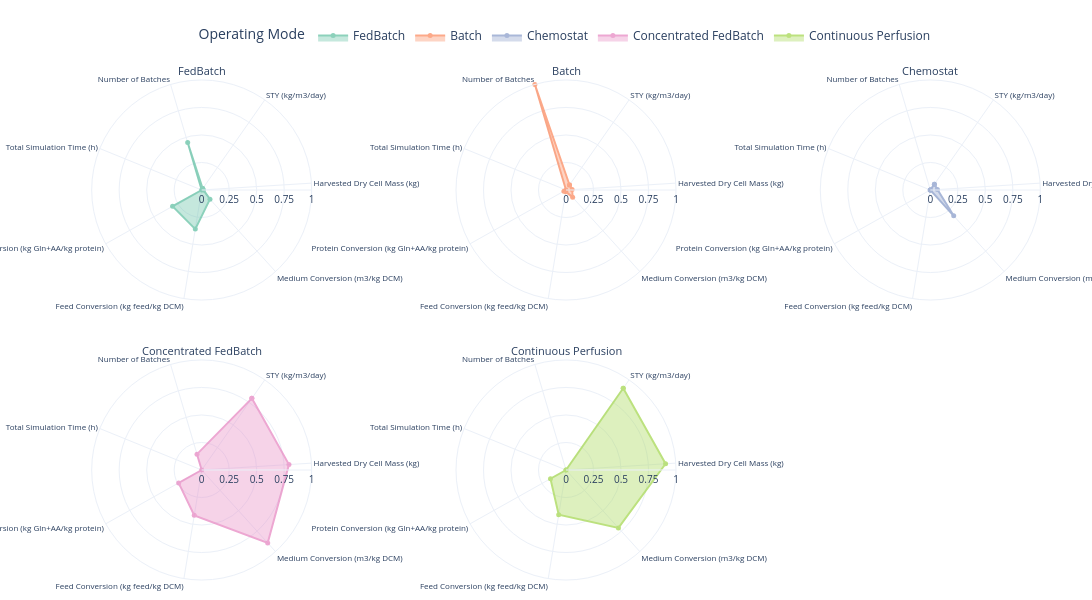

The notebook cell saved with this chart:
### Markdown cell above
### 4.4 Operating-mode radar charts

Normalised KPI profiles are averaged within each operating mode for display.

### Code cell
# Spider/radar charts of normalised KPI performance profiles per operating mode
import math
import plotly.graph_objects as go
from plotly.subplots import make_subplots

if "plot_data_ordered" not in globals() or "plot_cols" not in globals() or not plot_cols:
    raise ValueError("Run the shared plotting data initialization and KPI plotting cells first.")

# Use the same ordered data used by all figures, then normalize KPI columns to [0, 1]
radar_source = plot_data_ordered[["mode"] + plot_cols].copy()
radar_vals = radar_source[plot_cols].astype(float)
radar_norm = (radar_vals - radar_vals.min()) / (radar_vals.max() - radar_vals.min()).replace(0, 1)
radar_source_norm = pd.concat([radar_source[["mode"]], radar_norm], axis=1)

# Aggregate normalized performance per operating mode (mean over runs per mode)
mode_profiles = radar_source_norm.groupby("mode", as_index=True)[plot_cols].mean()

# Keep mode and color conventions consistent with other figures
modes = [m for m in mode_order if m in mode_profiles.index]
categories = [KPI_LABELS_MAIN.get(c, c) for c in plot_cols]

# Build one spider chart per operating mode
n_modes = len(modes)
n_cols = 3
n_rows = math.ceil(n_modes / n_cols)

fig_spider = make_subplots(
    rows=n_rows,
    cols=n_cols,
    specs=[[{"type": "polar"} for _ in range(n_cols)] for _ in range(n_rows)],
    subplot_titles=modes,
    horizontal_spacing=0.08,
    vertical_spacing=0.12,
 )

for i, mode in enumerate(modes):
    r = mode_profiles.loc[mode, plot_cols].tolist()
    r_closed = r + [r[0]]
    theta_closed = categories + [categories[0]]

    row = (i // n_cols) + 1
    col = (i % n_cols) + 1

    fig_spider.add_trace(
        go.Scatterpolar(
            r=r_closed,
            theta=theta_closed,
            mode="lines+markers",
            fill="toself",
            name=mode,
            line=dict(color=mode_colors.get(mode, "#1f77b4"), width=2),
            marker=dict(size=5),
            opacity=0.75,
            showlegend=True,
        ),
        row=row,
        col=col,
    )

# Apply common radial axis settings to all polar subplots
for i in range(1, n_rows * n_cols + 1):
    polar_key = "polar" if i == 1 else f"polar{i}"
    fig_spider.update_layout(
        **{
            polar_key: dict(
                radialaxis=dict(
                    range=[0, 1],
                    tickmode="array",
                    tickvals=[0.0, 0.25, 0.5, 0.75, 1.0],
                    tickfont=dict(size=10),
                ),
                angularaxis=dict(
                    direction="clockwise",
                    rotation=55,
                    tickfont=dict(size=8),
                ),
            )
        }
    )

# Make subplot titles slightly smaller to avoid overlap
for ann in fig_spider.layout.annotations:
    ann.font.size = 11

fig_spider.update_layout(
    # title=dict(
    #     text=f"{CAMPAIGN_LABEL} - Spider Charts of Normalised KPI Performance",
    #     x=0.5,
    #     xanchor="center",
    #     y=0.995,
    #     yanchor="top",
    # ),
    height=max(520, 300 * n_rows),
    width=1450,
    legend_title_text="Operating Mode",
    legend=dict(
        orientation="h",
        yanchor="bottom",
        y=1.06,
        xanchor="center",
        x=0.5,
    ),
    margin=dict(l=60, r=20, t=80, b=20),
    template="plotly_white",
)

fig_spider.show()

### Figure 1 — Plotly figure (JSON) as saved in the notebook; plotly's stock layout.template omitted (floating-point values rounded to 4 significant figures)
{"data": [{"fill": "toself", "line": {"color": "rgb(102,194,165)", "width": 2}, "marker": {"size": 5}, "mode": "lines+markers", "name": "FedBatch", "opacity": 0.75, "r": [0.01549, 0.01549, 0.1121, 0.3602, 0.3033, 0, 0.45, 0.01549], "showlegend": true, "subplot": "polar", "theta": ["STY (kg/m3/day)", "Harvested Dry Cell Mass (kg)", "Medium Conversion (m3/kg DCM)", "Feed Conversion (kg feed/kg DCM)", "Protein Conversion (kg Gln+AA/kg protein)", "Total Simulation Time (h)", "Number of Batches", "STY (kg/m3/day)"], "type": "scatterpolar"}, {"fill": "toself", "line": {"color": "rgb(252,141,98)", "width": 2}, "marker": {"size": 5}, "mode": "lines+markers", "name": "Batch", "opacity": 0.75, "r": [0.05573, 0.05573, 0.09011, 0.0158, 0.02178, 0, 1, 0.05573], "showlegend": true, "subplot": "polar2", "theta": ["STY (kg/m3/day)", "Harvested Dry Cell Mass (kg)", "Medium Conversion (m3/kg DCM)", "Feed Conversion (kg feed/kg DCM)", "Protein Conversion (kg Gln+AA/kg protein)", "Total Simulation Time (h)", "Number of Batches", "STY (kg/m3/day)"], "type": "scatterpolar"}, {"fill": "toself", "line": {"color": "rgb(141,160,203)", "width": 2}, "marker": {"size": 5}, "mode": "lines+markers", "name": "Chemostat", "opacity": 0.75, "r": [0.06466, 0.06466, 0.3168, 0, 0, 0, 0, 0.06466], "showlegend": true, "subplot": "polar3", "theta": ["STY (kg/m3/day)", "Harvested Dry Cell Mass (kg)", "Medium Conversion (m3/kg DCM)", "Feed Conversion (kg feed/kg DCM)", "Protein Conversion (kg Gln+AA/kg protein)", "Total Simulation Time (h)", "Number of Batches", "STY (kg/m3/day)"], "type": "scatterpolar"}, {"fill": "toself", "line": {"color": "rgb(231,138,195)", "width": 2}, "marker": {"size": 5}, "mode": "lines+markers", "name": "Concentrated FedBatch", "opacity": 0.75, "r": [0.795, 0.795, 0.8945, 0.4179, 0.2397, 0, 0.15, 0.795], "showlegend": true, "subplot": "polar4", "theta": ["STY (kg/m3/day)", "Harvested Dry Cell Mass (kg)", "Medium Conversion (m3/kg DCM)", "Feed Conversion (kg feed/kg DCM)", "Protein Conversion (kg Gln+AA/kg protein)", "Total Simulation Time (h)", "Number of Batches", "STY (kg/m3/day)"], "type": "scatterpolar"}, {"fill": "toself", "line": {"color": "rgb(166,216,84)", "width": 2}, "marker": {"size": 5}, "mode": "lines+markers", "name": "Continuous Perfusion", "opacity": 0.75, "r": [0.9071, 0.9071, 0.7104, 0.4118, 0.1618, 0, 0, 0.9071], "showlegend": true, "subplot": "polar5", "theta": ["STY (kg/m3/day)", "Harvested Dry Cell Mass (kg)", "Medium Conversion (m3/kg DCM)", "Feed Conversion (kg feed/kg DCM)", "Protein Conversion (kg Gln+AA/kg protein)", "Total Simulation Time (h)", "Number of Batches", "STY (kg/m3/day)"], "type": "scatterpolar"}], "layout": {"annotations": [{"font": {"size": 11}, "showarrow": false, "text": "FedBatch", "x": 0.14, "xanchor": "center", "xref": "paper", "y": 1, "yanchor": "bottom", "yref": "paper"}, {"font": {"size": 11}, "showarrow": false, "text": "Batch", "x": 0.5, "xanchor": "center", "xref": "paper", "y": 1, "yanchor": "bottom", "yref": "paper"}, {"font": {"size": 11}, "showarrow": false, "text": "Chemostat", "x": 0.86, "xanchor": "center", "xref": "paper", "y": 1, "yanchor": "bottom", "yref": "paper"}, {"font": {"size": 11}, "showarrow": false, "text": "Concentrated FedBatch", "x": 0.14, "xanchor": "center", "xref": "paper", "y": 0.44, "yanchor": "bottom", "yref": "paper"}, {"font": {"size": 11}, "showarrow": false, "text": "Continuous Perfusion", "x": 0.5, "xanchor": "center", "xref": "paper", "y": 0.44, "yanchor": "bottom", "yref": "paper"}], "height": 600, "legend": {"orientation": "h", "title": {"text": "Operating Mode"}, "x": 0.5, "xanchor": "center", "y": 1.06, "yanchor": "bottom"}, "margin": {"b": 20, "l": 60, "r": 20, "t": 80}, "polar": {"angularaxis": {"direction": "clockwise", "rotation": 55, "tickfont": {"size": 8}}, "domain": {"x": [0, 0.28], "y": [0.56, 1]}, "radialaxis": {"range": [0, 1], "tickfont": {"size": 10}, "tickmode": "array", "tickvals": [0, 0.25, 0.5, 0.75, 1]}}, "polar2": {"angularaxis": {"direction": "clockwise", "rotation": 55, "tickfont": {"size": 8}}, "domain": {"x": [0.36, 0.64], "y": [0.56, 1]}, "radialaxis": {"range": [0, 1], "tickfont": {"size": 10}, "tickmode": "array", "tickvals": [0, 0.25, 0.5, 0.75, 1]}}, "polar3": {"angularaxis": {"direction": "clockwise", "rotation": 55, "tickfont": {"size": 8}}, "domain": {"x": [0.72, 1], "y": [0.56, 1]}, "radialaxis": {"range": [0, 1], "tickfont": {"size": 10}, "tickmode": "array", "tickvals": [0, 0.25, 0.5, 0.75, 1]}}, "polar4": {"angularaxis": {"direction": "clockwise", "rotation": 55, "tickfont": {"size": 8}}, "domain": {"x": [0, 0.28], "y": [0, 0.44]}, "radialaxis": {"range": [0, 1], "tickfont": {"size": 10}, "tickmode": "array", "tickvals": [0, 0.25, 0.5, 0.75, 1]}}, "polar5": {"angularaxis": {"direction": "clockwise", "rotation": 55, "tickfont": {"size": 8}}, "domain": {"x": [0.36, 0.64], "y": [0, 0.44]}, "radialaxis": {"range": [0, 1], "tickfont": {"size": 10}, "tickmode": "array", "tickvals": [0, 0.25, 0.5, 0.75, 1]}}, "polar6": {"angularaxis": {"direction": "clockwise", "rotation": 55, "tickfont": {"size": 8}}, "domain": {"x": [0.72, 1], "y": [0, 0.44]}, "radialaxis": {"range": [0, 1], "tickfont": {"size": 10}, "tickmode": "array", "tickvals": [0, 0.25, 0.5, 0.75, 1]}}, "width": 1450}}
